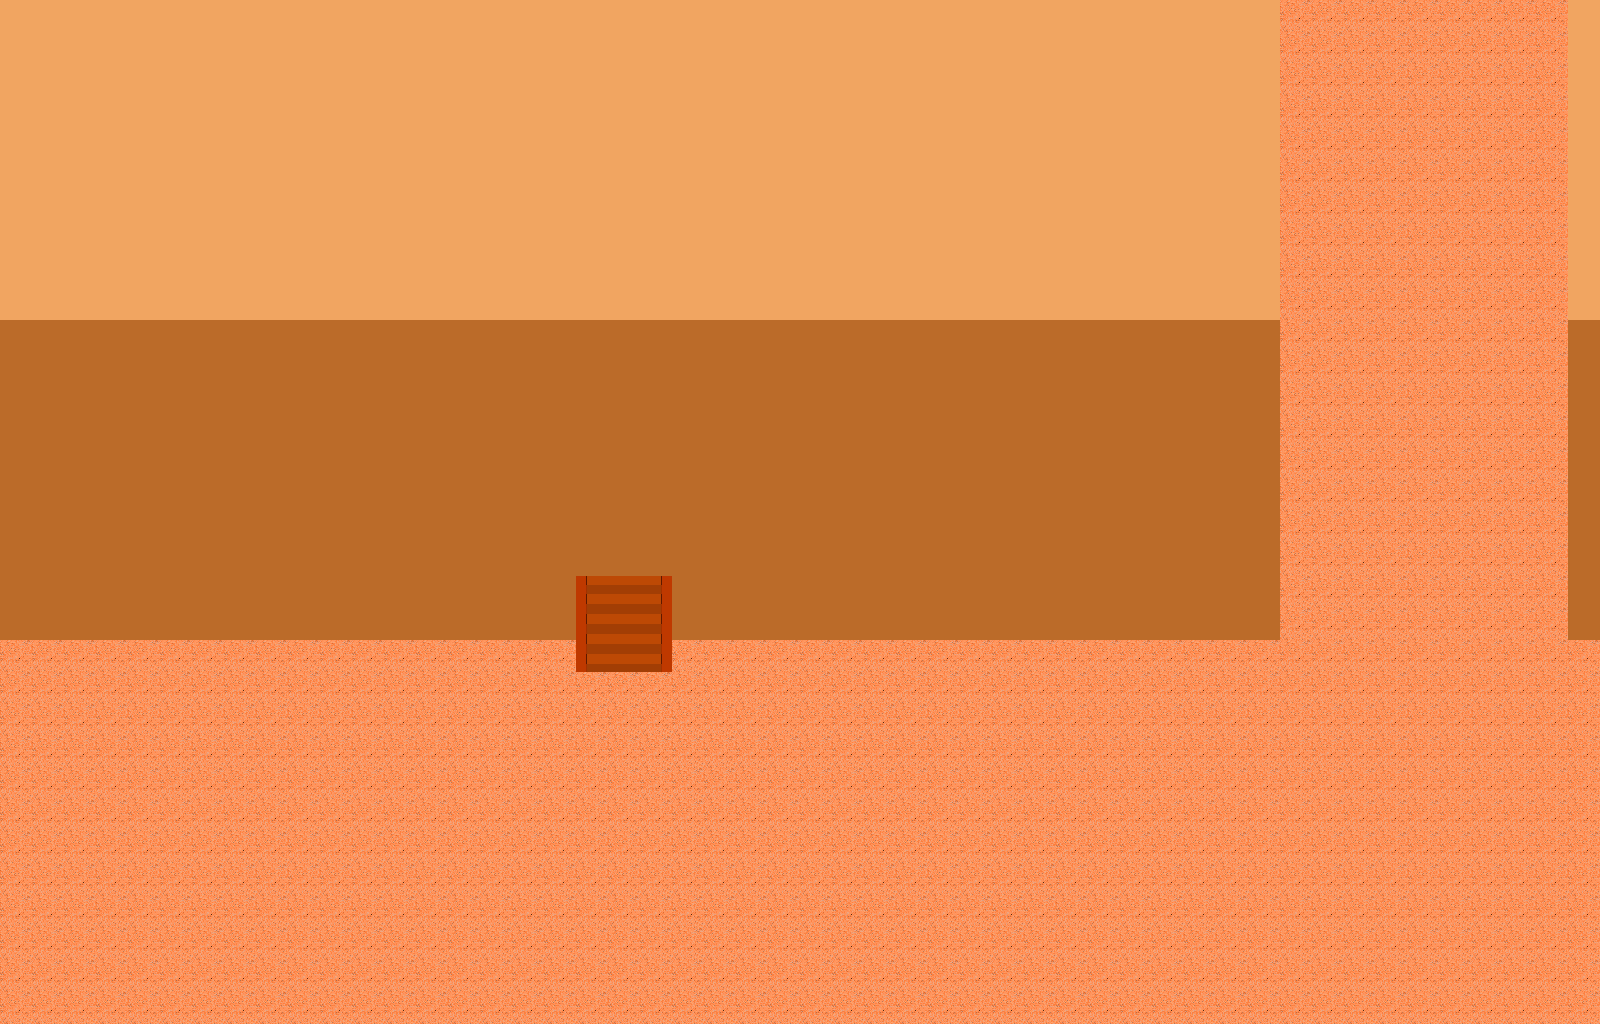

This game map was drawn from its Tiled (.tmx) file and the tilesets committed beside it. A one-line description and the trimmed map source follow:
An orthogonal 50x32 tile map with 32x32 px tiles, 3 tile layers (sol, mur, escalier_Temple), 1 hidden layer not drawn.

<map version="1.9" tiledversion="1.9.2" orientation="orthogonal" renderorder="right-down" width="50" height="32" tilewidth="32" tileheight="32" infinite="0" nextlayerid="5" nextobjectid="1">
 <tileset firstgid="1" name="tileset" tilewidth="32" tileheight="32" tilecount="2500" columns="50">
  <image source="tileset.png" trans="898989" width="1600" height="1600" />
 </tileset>
 <layer id="1" name="sol" width="50" height="32">
  <data>[1600 cells, 1600 non-empty, 1 distinct tile ids]</data>
 </layer>
 <layer id="2" name="mur" width="50" height="32">
  <data>[1600 cells, 820 non-empty, 2 distinct tile ids]</data>
 </layer>
 <imagelayer id="3" name="croquis" visible="0">
  <image source="../croquis/entrer_temple.png" width="512" height="416" />
 </imagelayer>
 <layer id="4" name="escalier_Temple" width="50" height="32">
  <data>[1600 cells, 9 non-empty, 9 distinct tile ids]</data>
 </layer>
</map>
